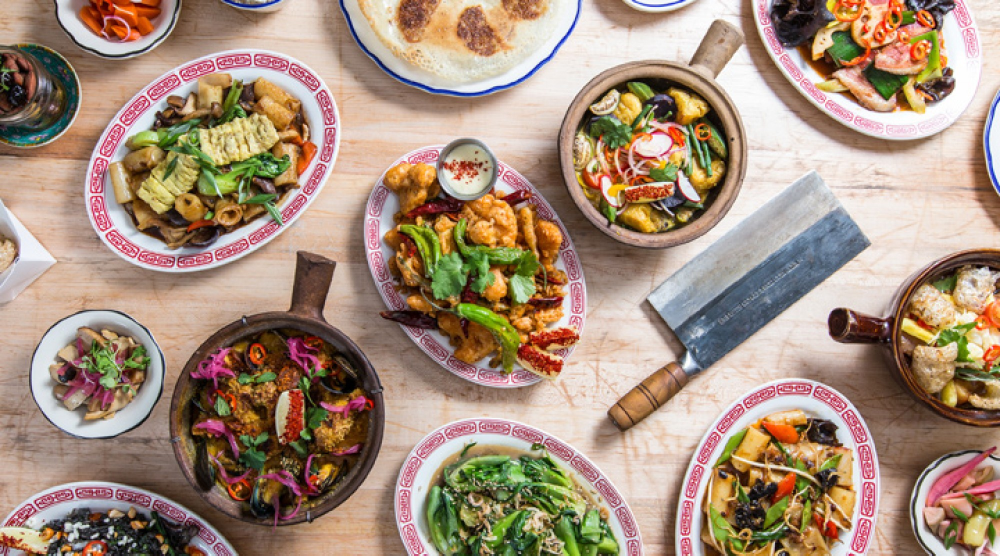
#> input picture Data/Test/table-3.jpg, 2000 x 1111 px (shown at 1/2 size)
$ jupyter execute --allow-errors CS4660_Project_Mani.ipynb   (shell and % lines are left out)   (older library calls are emulated)
#> lines starting #> are read from the running program, lines starting #| are printed output that depends on the picture; after the words box and inside, x2 and y2 are one past the last pixel; in counts of white or black regions, pixels touching at a corner belong together
## Finding dishes with food in a given dining image

### Uses the following steps to identify image of food in a given image
#### 1. Pick 100 images each of Entree, Dessert, Salad and Non-food to train Scikit-Learn SVC classifier
#### 2. Pre-process all training images by first resizing to a fixed size, then applying edge detection using cv2.Canny function
#### 3. Use HOG function to convert the above image to numerical format to train the SVC classifier
#### 4. Fit all of the 400 images to SVC to train the classifier
#### 5. Preprocess the given input image using cv2.Canny that marks the edges
#### 6. Using cv2.findContours, collects are contour co-ordinates of all contours
#### 7. use each of the contour to predict the trained SVC classifier
#### 8. Draw rectangles of different colors (red=Entry, Green=Salad, Blue=Dessert) around the successfully predicted contours in the original image

### Imports needed from Numpy, OpenCV, sklearn etc

[cell 1]
from os import listdir
from os.path import isfile, join
from io import open
from time import time

import cv2
import os
import numpy as np
from random import shuffle
import imutils #need to install this with pip
import matplotlib.pyplot as plt
from skimage import data, color, exposure
from sklearn.svm import SVC
from sklearn.model_selection import train_test_split
from sklearn.metrics import accuracy_score
from sklearn.metrics import confusion_matrix
from sklearn.metrics import classification_report

### List fo labels to train the SVC classifier. These are also the folder names in file system where training samples are stored.

[cell 2]
label_list = ["Entree", "Salad", "Dessert", "Non-Food"]

### Utility method that collects all image file paths for all images in a given folder (label)

[cell 3]
# Utility method to get all the images for a given label.
# For simplicity, the training and test images are origanized into folders whose name is same as the
# label name.
def get_file_list_for_label(label):
    """
    Returns the list of files for a given label. Assumes that the images are arranged into
    folders with same name as the labels under '../Data' directory.
    """
    data_file_path = "../Data/Training/" + label
    return [join(data_file_path, f) for f in listdir(data_file_path) if isfile(join(data_file_path, f))]

### Returns 2 lists, one containing the image loaded using cv2 and the second list containing the corresponding label names

[cell 4]
# Constructs and returns a list of images and the corresponding labels
# The feature at this point is nothing but the image itself. Later in pre-processing,
# the image content will be reduced into features using HOG.
def get_images_and_labels():
    """
    Returns all the image contents (features), their corresponding label names as
    two a list of tuples.
    """
    image_label_list = []
    for label in label_list:
        file_list = get_file_list_for_label(label)
        for file in file_list:
            img = cv2.imread(file)
            image_label_list.append((img, label))
    #Shuffle to randomize the data set
    shuffle(image_label_list)
    return image_label_list

### Global image sizes for resizing and HOG declaration

[cell 5]
# Initialize the hog descriptor. HOG is the utility to convert image data into numeric histogram data
minDim = 80
blockSize = (16,16)
blockStride = (8,8)
cellSize = (8,8)
nbins = 9

dims = (minDim, minDim)

hog = cv2.HOGDescriptor(dims, blockSize, blockStride, cellSize, nbins)

### Utility method to convert all image data into HOG histograms with their corresponding lables. This function does the following pre-processing before apploying HOG
#### 1. Resizes image
#### 2. Applies Canny edge detection

[cell 6]
# Utility method to convert list of (image, label) tuples to (HOG histogram, label) tuples
# [14 lines left out: function get_hog_histograms_with_labels, not called in this run]

### Trains the SVC classifier using the HOG histograms as features and image labels as labels.

#> (a cell that did not finish here is left out)

### Utility method to remove overlapping rectangles (overlapping contours for the same dish) and returns non-overlapping list of rectangles with the largest of the overlapping ones.

[cell 8]
# [15 lines left out: function does_overlap, not called in this run]

def area(r):
    return r[2] * r[3]

# [25 lines left out: function get_non_intersecting_set, not called in this run]

### Main test code to identify the dishes in a given sample dining image using the steps described at the beginning.

[cell 9]
image = cv2.imread("../Data/Test/table-3.jpg")
#> image is the input picture: shape (1111, 2000, 3); mean B, G, R 123, 142.4, 166.5
resized = imutils.resize(image, width=300)
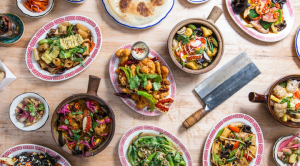
#> resized: shape (166, 300, 3); mean B, G, R 123, 142.4, 166.5
ratio = image.shape[0] / float(resized.shape[0])
#> ratio = 6.69

plt.imshow(cv2.cvtColor(image, cv2.COLOR_BGR2RGB))
plt.show()

cnts = cv2.findContours(cv2.Canny(resized,750,150), cv2.RETR_EXTERNAL, cv2.CHAIN_APPROX_SIMPLE)
#> cnts = 77 contours, 44 with area under 20; largest, box (x1, y1, x2, y2) and area: (166, 13, 224, 84) 2504, (33, 14, 102, 76) 2136, (14, 96, 46, 128) 692, (57, 97, 108, 156) 222, (230, 0, 291, 35) 214
cnts = cnts[0] if imutils.is_cv2() else cnts[1]

X_test = []
X_pos = []

for c in cnts:
    c = c.astype("float")
    c *= ratio
    c = c.astype("int")
    #cv2.drawContours(image, [c], -1, (0, 255, 0), 2)

    rect = cv2.minAreaRect(c)
    box = cv2.boxPoints(rect)
    box = np.int0(box)

    W = rect[1][0]
    H = rect[1][1]

    Xs = [i[0] for i in box]
    Ys = [i[1] for i in box]
    x1 = min(Xs)
    x2 = max(Xs)
    y1 = min(Ys)
    y2 = max(Ys)

    center = (int((x1+x2)/2), int((y1+y2)/2))
    size = (int(1.2*(x2-x1)),int(1.2*(y2-y1)))

    if size[0] >= 150 and size[1] >= 150 and size[0] <= 700 and size[1] <= 700:
        cropped = cv2.getRectSubPix(image, size, center)
        #plt.imshow(cv2.cvtColor(cropped, cv2.COLOR_BGR2RGB))
        #plt.show()
        resized_crop = cv2.resize(cropped, dims)
        #plt.imshow(resized_crop)
        #plt.show()
        canny_crop = cv2.Canny(resized_crop,750,150)
        #plt.imshow(canny_crop)
        #plt.show()
        hog_crop = hog.compute(canny_crop)
        X_test.append(hog_crop.flatten())
        X_pos.append(cv2.boundingRect(c))
#> this loop made 77 passes
#> (rect, box, W, H, Xs, Ys, x1, x2) on passes 1 to 3: (((394.5, 1094), (20, 27), -90), [[408, 1104], [381, 1104], [381, 1084], [408, 1084]], 20, 27, [408, 381, 381, 408], [1104, 1104, 1084, 1084], 381, 408), (((1885.2, 1075.2), (19.55, 81.41), -46.4), [[1907, 1110], [1849, 1054], [1862, 1040], [1921, 1096]], 19.55, 81.41, [1907, 1849, 1862, 1921], [1110, 1054, 1040, 1096], 1849, 1921), (((1993.3, 1070.4), (68.09, 8.42), -84.04), [[1993, 1104], [1985, 1103], [1992, 1036], [2000, 1037]], 68.09, 8.42, [1993, 1985, 1992, 2000], [1104, 1103, 1036, 1037], 1985, 2000)
#> (rect, box, W, H, Xs, Ys, x1, x2) on passes 17 to 18: (((1944, 997), (214, 114), -90), [[2001, 1104], [1887, 1104], [1887, 890], [2001, 890]], 214, 114, [2001, 1887, 1887, 2001], [1104, 1104, 890, 890], 1887, 2001), (((456, 928), (52.33, 123), -45), [[481, 990], [394, 903], [431, 866], [518, 953]], 52.33, 123, [481, 394, 431, 518], [990, 903, 866, 953], 394, 518)
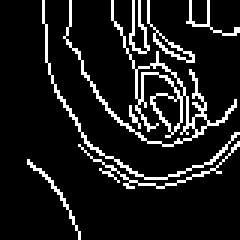
#> canny_crop: shape (80, 80) (shown 3 times larger); 10.9% white in thin lines or dots, all inside (x1, y1, x2, y2) = (9, 0, 80, 80)
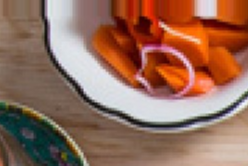
#> cropped: shape (166, 248, 3); mean B, G, R 89.9, 107.9, 149
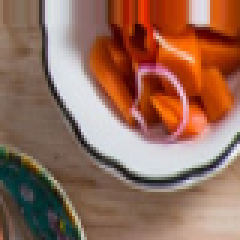
#> resized_crop: shape (80, 80, 3) (shown 3 times larger); mean B, G, R 89.8, 107.8, 148.9

#> (the rest of this cell did not finish here and is left out)
